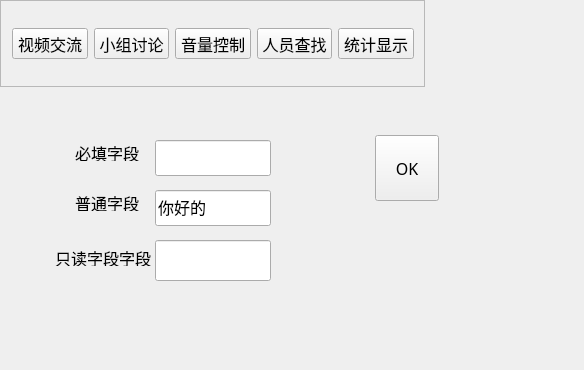
<?xml version="1.0" encoding="UTF-8"?>
<ui version="4.0">
 <class>Widget</class>
 <widget class="QWidget" name="Widget">
  <property name="geometry">
   <rect>
    <x>0</x>
    <y>0</y>
    <width>584</width>
    <height>370</height>
   </rect>
  </property>
  <property name="font">
   <font>
    <family>宋体</family>
    <pointsize>12</pointsize>
    <weight>50</weight>
    <italic>false</italic>
    <bold>false</bold>
   </font>
  </property>
  <property name="windowTitle">
   <string>Widget Application</string>
  </property>
  <property name="styleSheet">
   <string notr="true"/>
  </property>
  <widget class="QFrame" name="frame">
   <property name="geometry">
    <rect>
     <x>0</x>
     <y>0</y>
     <width>425</width>
     <height>87</height>
    </rect>
   </property>
   <property name="maximumSize">
    <size>
     <width>16777215</width>
     <height>90</height>
    </size>
   </property>
   <property name="styleSheet">
    <string notr="true"/>
   </property>
   <property name="frameShape">
    <enum>QFrame::StyledPanel</enum>
   </property>
   <property name="frameShadow">
    <enum>QFrame::Raised</enum>
   </property>
   <layout class="QHBoxLayout" name="horizontalLayout">
    <item>
     <widget class="QToolButton" name="toolButton_2">
      <property name="text">
       <string>视频交流</string>
      </property>
      <property name="icon">
       <iconset resource="res.qrc">
        <normaloff>:/icons/images/video_chat.ico</normaloff>:/icons/images/video_chat.ico</iconset>
      </property>
      <property name="iconSize">
       <size>
        <width>45</width>
        <height>45</height>
       </size>
      </property>
      <property name="toolButtonStyle">
       <enum>Qt::ToolButtonTextUnderIcon</enum>
      </property>
     </widget>
    </item>
    <item>
     <widget class="QToolButton" name="toolButton">
      <property name="text">
       <string>小组讨论</string>
      </property>
      <property name="icon">
       <iconset resource="res.qrc">
        <normaloff>:/icons/images/user_group.ico</normaloff>:/icons/images/user_group.ico</iconset>
      </property>
      <property name="iconSize">
       <size>
        <width>45</width>
        <height>45</height>
       </size>
      </property>
      <property name="toolButtonStyle">
       <enum>Qt::ToolButtonTextUnderIcon</enum>
      </property>
     </widget>
    </item>
    <item>
     <widget class="QToolButton" name="toolButton_3">
      <property name="text">
       <string>音量控制</string>
      </property>
      <property name="icon">
       <iconset resource="res.qrc">
        <normaloff>:/icons/images/voice_chat.ico</normaloff>:/icons/images/voice_chat.ico</iconset>
      </property>
      <property name="iconSize">
       <size>
        <width>45</width>
        <height>45</height>
       </size>
      </property>
      <property name="toolButtonStyle">
       <enum>Qt::ToolButtonTextUnderIcon</enum>
      </property>
     </widget>
    </item>
    <item>
     <widget class="QToolButton" name="toolButton_4">
      <property name="text">
       <string>人员查找</string>
      </property>
      <property name="icon">
       <iconset resource="res.qrc">
        <normaloff>:/icons/images/find.ico</normaloff>:/icons/images/find.ico</iconset>
      </property>
      <property name="iconSize">
       <size>
        <width>45</width>
        <height>45</height>
       </size>
      </property>
      <property name="toolButtonStyle">
       <enum>Qt::ToolButtonTextUnderIcon</enum>
      </property>
     </widget>
    </item>
    <item>
     <spacer name="horizontalSpacer">
      <property name="orientation">
       <enum>Qt::Horizontal</enum>
      </property>
      <property name="sizeHint" stdset="0">
       <size>
        <width>40</width>
        <height>20</height>
       </size>
      </property>
     </spacer>
    </item>
    <item>
     <widget class="QToolButton" name="toolButton_5">
      <property name="text">
       <string>统计显示</string>
      </property>
      <property name="icon">
       <iconset resource="res.qrc">
        <normaloff>:/icons/images/app.ico</normaloff>:/icons/images/app.ico</iconset>
      </property>
      <property name="iconSize">
       <size>
        <width>45</width>
        <height>45</height>
       </size>
      </property>
      <property name="toolButtonStyle">
       <enum>Qt::ToolButtonTextUnderIcon</enum>
      </property>
     </widget>
    </item>
   </layout>
  </widget>
  <widget class="QLabel" name="label">
   <property name="geometry">
    <rect>
     <x>75</x>
     <y>145</y>
     <width>64</width>
     <height>16</height>
    </rect>
   </property>
   <property name="text">
    <string>必填字段</string>
   </property>
  </widget>
  <widget class="QLabel" name="label_2">
   <property name="geometry">
    <rect>
     <x>55</x>
     <y>250</y>
     <width>96</width>
     <height>16</height>
    </rect>
   </property>
   <property name="text">
    <string>只读字段字段</string>
   </property>
  </widget>
  <widget class="QLineEdit" name="editRequired">
   <property name="geometry">
    <rect>
     <x>155</x>
     <y>140</y>
     <width>116</width>
     <height>36</height>
    </rect>
   </property>
  </widget>
  <widget class="QLineEdit" name="editName">
   <property name="geometry">
    <rect>
     <x>155</x>
     <y>190</y>
     <width>116</width>
     <height>36</height>
    </rect>
   </property>
   <property name="styleSheet">
    <string notr="true"/>
   </property>
   <property name="text">
    <string>你好的</string>
   </property>
   <property name="readOnly">
    <bool>false</bool>
   </property>
  </widget>
  <widget class="QLineEdit" name="lineEdit_3">
   <property name="geometry">
    <rect>
     <x>155</x>
     <y>240</y>
     <width>116</width>
     <height>41</height>
    </rect>
   </property>
   <property name="readOnly">
    <bool>true</bool>
   </property>
  </widget>
  <widget class="QLabel" name="label_3">
   <property name="geometry">
    <rect>
     <x>75</x>
     <y>195</y>
     <width>64</width>
     <height>16</height>
    </rect>
   </property>
   <property name="text">
    <string>普通字段</string>
   </property>
  </widget>
  <widget class="QPushButton" name="pushButton">
   <property name="geometry">
    <rect>
     <x>375</x>
     <y>135</y>
     <width>64</width>
     <height>66</height>
    </rect>
   </property>
   <property name="text">
    <string>OK</string>
   </property>
  </widget>
 </widget>
 <layoutdefault spacing="6" margin="11"/>
 <resources>
  <include location="res.qrc"/>
 </resources>
 <connections/>
</ui>
